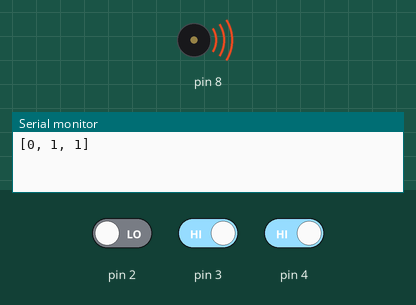
This sketch was run on a simulated Arduino Uno, built with avr-gcc and run on an emulated ATmega328P. Parts: buzzer (waves = sounding), the last lines printed to the serial monitor. The test bench sets the inputs (shaded band); at power-on: pin 3 HIGH, pin 4 HIGH, pin 2 LOW.

Above: at 1.2 s.
1.3 s: pin 3 driven LOW and pin 4 driven LOW
At 1.8 s:
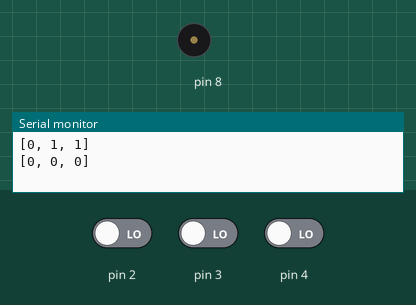
2.9 s: pin 2 driven HIGH
At 4.2 s:
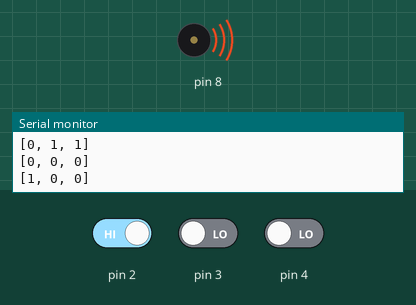
4.5 s: pin 2 driven LOW
At 5.5 s:
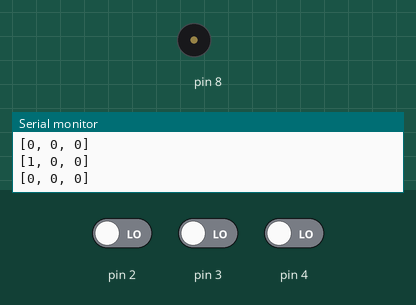
Timing chart, 0 to 7.5 s (numbered marks = the images above; inputs shaded):
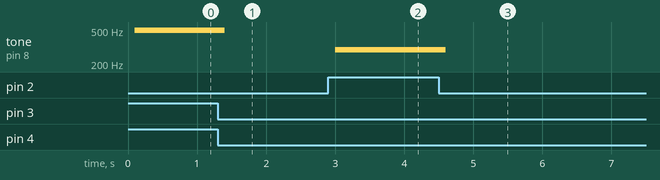

The sketch:

musicbox.ino
```cpp
int state[] = {0,0,0};
int prevState[] = {0,0,0};

void setup() {
  Serial.begin(9600);
}

void loop() {
  int sensorValue1 = digitalRead(2);
  int sensorValue2 = digitalRead(3);
  int sensorValue3 = digitalRead(4);
  state[0] = sensorValue1;
  state[1] = sensorValue2;
  state[2] = sensorValue3;
  for (int i = 0; i < 3; i++) {
    if (state[i] != prevState[i]) {
      printArray();
      delay(100);
      sensorValue1 = digitalRead(2);
      sensorValue2 = digitalRead(3);
      sensorValue3 = digitalRead(4);
      prevState[0] = sensorValue1;
      prevState[1] = sensorValue2;
      prevState[2] = sensorValue3;
      return;
    }
  }

  if (sensorValue1 == 1 && sensorValue2 == 0 && sensorValue3 == 0) {
    tone(8, 294);
  } else if (sensorValue1 == 0 && sensorValue2 == 1 && sensorValue3 == 0) {
    tone(8, 330);
  } else if (sensorValue1 == 0 && sensorValue2 == 0 && sensorValue3 == 1) {
    tone(8, 370);
  } else if (sensorValue1 == 1 && sensorValue2 == 1 && sensorValue3 == 0) {
    tone(8, 392);
  } else if (sensorValue1 == 1 && sensorValue2 == 0 && sensorValue3 == 1) {
    tone(8, 440);
  } else if (sensorValue1 == 0 && sensorValue2 == 1 && sensorValue3 == 1) {
    tone(8, 494);
  } else if (sensorValue1 == 1 && sensorValue2 == 1 && sensorValue3 == 1) {
    tone(8, 523);
  } else {
    noTone(8);
  }
  for (int i = 0; i < 3; i++) {
    prevState[i] = state[i];
  }
}

void printArray() {
  Serial.print("[");
  Serial.print(state[0]);
  Serial.print(", ");
  Serial.print(state[1]);
  Serial.print(", ");
  Serial.print(state[2]);
  Serial.println("]");
}
```

Measured:
- after the input at 1.3 s, tone on pin 8: 494 Hz → silent after 0.10 s
- after the input at 2.9 s, tone on pin 8: silent → 294 Hz after 0.10 s
- after the input at 4.5 s, tone on pin 8: 294 Hz → silent after 0.10 s
